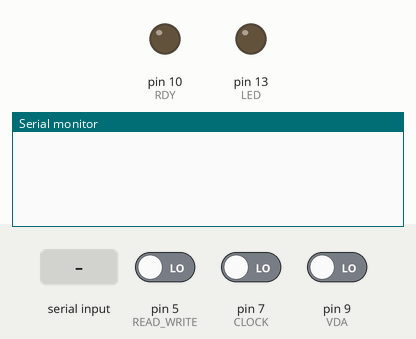
Recording of a sketch running on a simulated Arduino Leonardo, built with avr-gcc and run on an emulated ATmega32U4. Shown: output pins drawn as LEDs (lit = HIGH), the last lines printed to the serial monitor. The inputs (shaded band) are chosen by the test bench; at power-on: pin 7 (CLOCK) LOW, pin 5 (READ_WRITE) LOW, pin 9 (VDA) LOW.

Above: at 1.2 s.
1.3 s: pin 7 (CLOCK) driven HIGH
At 1.8 s:
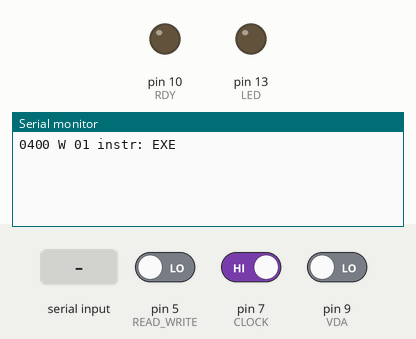
2.8 s: "1\n" received over the second serial link
At 3.9 s:
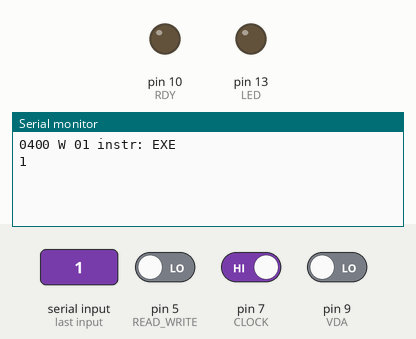

The sketch:

6502-monitor.ino
```cpp
#include <Arduino.h>
#include <Wire.h>
#include <SoftwareSerial.h>
#include "Adafruit_MCP23017.h"
#include "Adafruit_MCP23008.h"
Adafruit_MCP23017 ADDR;
Adafruit_MCP23008 DATA;
bool clockFlag = false;

const char opcodeMatrix[256][5] = {\
        "BRK", "ORA", "COP", "ORA", "TSB", "ORA", "ASL", "RMB0", "PHP", "ORA", "ASL", "PHD", "TSB", "ORA", "ASL", "BBR0",\
        "BPL", "ORA", "ORA", "ORA", "TRB", "ORA", "ASL", "RMB1", "CLC", "ORA", "INC", "TCS", "TRB", "ORA", "ASL", "BBR1",\
        "JSR", "AND", "JSL", "AND", "BIT", "AND", "ROL", "RMB2", "PLP", "AND", "ROL", "PLD", "BIT", "AND", "ROL", "BBR2",\
        "BMI", "AND", "AND", "AND", "BIT", "AND", "ROL", "RMB3", "SEC", "AND", "DEC", "TSC", "BIT", "AND", "ROL", "BBR3",\
        "RTI", "EOR", "WDM", "EOR", "MVP", "EOR", "LSR", "RMB4", "PHA", "EOR", "LSR", "PHK", "JMP", "EOR", "LSR", "BBR4",\
        "BVC", "EOR", "EOR", "EOR", "MVN", "EOR", "LSR", "RMB5", "CLI", "EOR", "PHY", "TCD", "JMP", "EOR", "LSR", "BBR5",\
        "RTS", "ADC", "PER", "ADC", "STZ", "ADC", "ROR", "RMB6", "PLA", "ADC", "ROR", "RTL", "JMP", "ADC", "ROR", "BBR6",\
        "BVS", "ADC", "ADC", "ADC", "STZ", "ADC", "ROR", "RMB7", "SEI", "ADC", "PLY", "TDC", "JMP", "ADC", "ROR", "BBR7",\
        "BRA", "STA", "BRL", "STA", "STY", "STA", "STX", "SMB0", "DEY", "BIT", "TXA", "PHB", "STY", "STA", "STX", "BBS0",\
        "BCC", "STA", "STA", "STA", "STY", "STA", "STX", "SMB1", "TYA", "STA", "TXS", "TXY", "STZ", "STA", "STZ", "BBS1",\
        "LDY", "LDA", "LDX", "LDA", "LDY", "LDA", "LDX", "SMB2", "TAY", "LDA", "TAX", "PLB", "LDY", "LDA", "LDX", "BBS2",\
        "BCS", "LDA", "LDA", "LDA", "LDY", "LDA", "LDX", "SMB3", "CLV", "LDA", "TSX", "TYX", "LDY", "LDA", "LDX", "BBS3",\
        "CPY", "CMP", "REP", "CMP", "CPY", "CMP", "DEC", "SMB4", "INY", "CMP", "DEX", "WAI", "CPY", "CMP", "DEC", "BBS4",\
        "BNE", "CMP", "CMP", "CMP", "PEI", "CMP", "DEC", "SMB5", "CLD", "CMP", "PHX", "STP", "JML", "CMP", "DEC", "BBS5",\
        "CPX", "SBC", "SEP", "SBC", "CPX", "SBC", "INC", "SMB6", "INX", "SBC", "NOP", "XBA", "CPX", "SBC", "INC", "BBS6",\
        "BEQ", "SBC", "SBC", "SBC", "PEA", "SBC", "INC", "SMB7", "SED", "SBC", "PLX", "XCE", "JSR", "SBC", "INC", "BBS7"};

#define CLOCK 7
#define READ_WRITE 5
#define LED 13
#define VDA 9
#define RDY 10
#define IRQ 11
#define VPA 12
SoftwareSerial aciaSerial(MOSI, MISO); //rx, tx
char aciabuffer[127];
int aciabufidx = 0;
void setup() {
  ADDR.begin((uint8_t)0);
  DATA.begin((uint8_t)1);
  Serial.begin(9600);
  aciaSerial.begin(19200);
  for (int n = 0; n < 16; n++) {
    ADDR.pinMode(n, INPUT);
  }
  for (int n = 0; n < 8; n++) {
    DATA.pinMode(n, INPUT);
  }
  pinMode(CLOCK, INPUT);
  pinMode(READ_WRITE, INPUT);
  pinMode(LED, OUTPUT);
  pinMode(VPA, INPUT);
  pinMode(VDA, INPUT);
  pinMode(RDY, OUTPUT);
  //digitalWrite(RDY, HIGH);
  pinMode(IRQ, INPUT);
  attachInterrupt(digitalPinToInterrupt(CLOCK), onClock, RISING);
}

void onClock() {
  clockFlag = true;
}

void loop(){
  if (aciaSerial.available()){
    uint8_t incoming = aciaSerial.read();
    if ((char)incoming == '\r') {
      Serial.println("");
    }
    Serial.print((char)incoming);
  }
  if (Serial.available()){
    uint8_t incoming = Serial.read();
    if ((char)incoming != '\n'){
      aciaSerial.write((char)incoming);
    }
  }
  if (clockFlag) {
    detachInterrupt(digitalPinToInterrupt(CLOCK));
    clockFlag = false;
    char output[25];

    uint16_t hexaddress = ADDR.readGPIOAB();

    uint8_t hexdata = DATA.readGPIO();

    sprintf(output, "%04x %c %02x instr:%4s", hexaddress,
      digitalRead(READ_WRITE) ? 'r' : 'W', hexdata,
      digitalRead(VDA)&&digitalRead(VPA) ? opcodeMatrix[hexdata]:"EXE");
    Serial.println(output);
    attachInterrupt(digitalPinToInterrupt(CLOCK), onClock, RISING);
  }
}
```

Measured:
- after the input at 1.3 s, the serial monitor: prints a new line at once (image 1)
- after the input at 2.8 s, the serial monitor: prints a new line at once (image 2)
